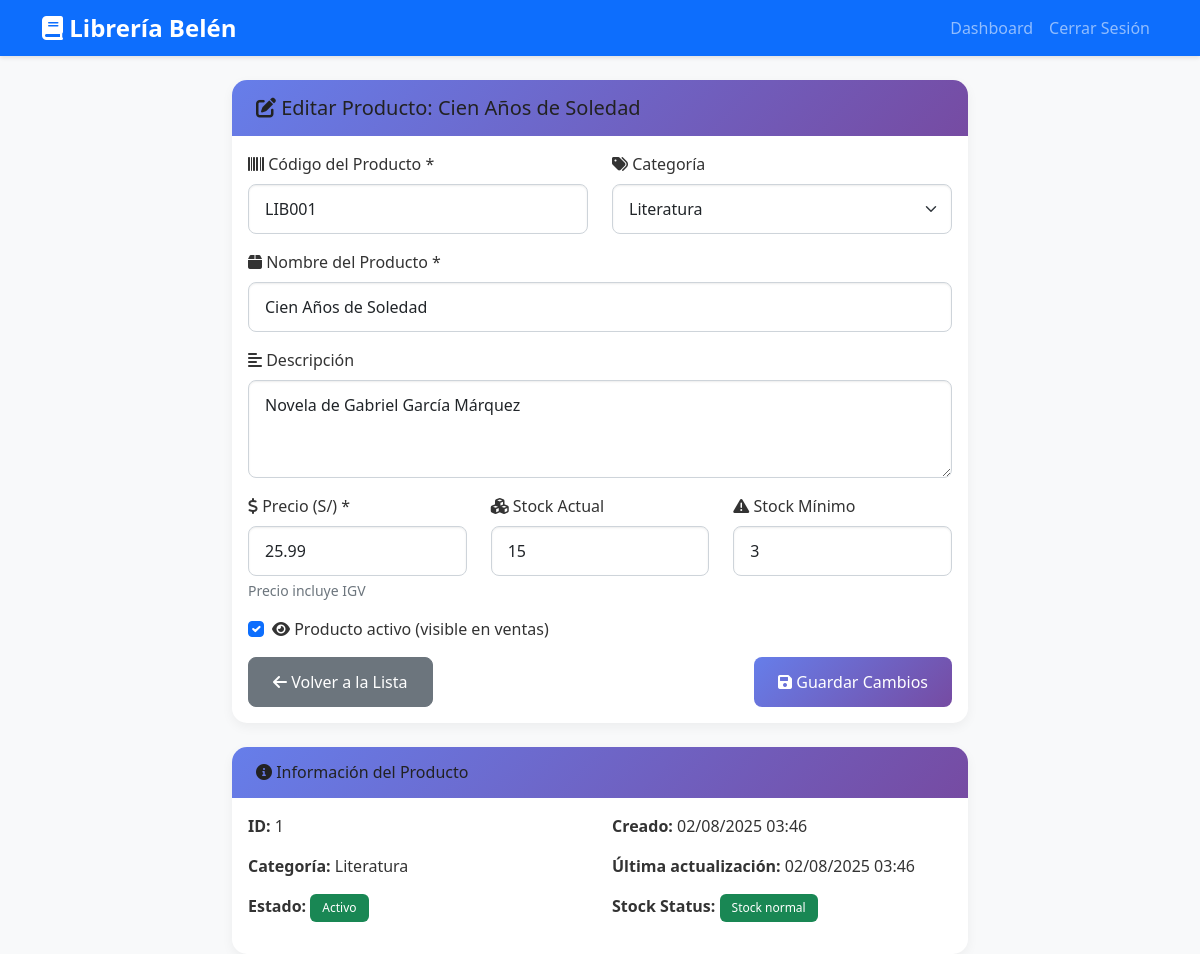
/productos/editar_producto.php?id=1 (signed in), run on the app's committed database.
### tables this page shows
CREATE TABLE productos (
    id INT AUTO_INCREMENT PRIMARY KEY,
    codigo VARCHAR(50) UNIQUE NOT NULL,
    nombre VARCHAR(200) NOT NULL,
    descripcion TEXT,
    categoria_id INT,
    precio DECIMAL(10,2) NOT NULL,
    stock INT DEFAULT 0,
    stock_minimo INT DEFAULT 5,
    activo BOOLEAN DEFAULT TRUE,
    fecha_creacion TIMESTAMP DEFAULT CURRENT_TIMESTAMP,
    fecha_actualizacion TIMESTAMP DEFAULT CURRENT_TIMESTAMP ON UPDATE CURRENT_TIMESTAMP,
    FOREIGN KEY (categoria_id) REFERENCES categorias(id) ON DELETE SET NULL,
    INDEX idx_codigo (codigo),
    INDEX idx_nombre (nombre),
    INDEX idx_categoria (categoria_id)
);

CREATE TABLE categorias (
    id INT AUTO_INCREMENT PRIMARY KEY,
    nombre VARCHAR(100) NOT NULL,
    descripcion TEXT,
    activo BOOLEAN DEFAULT TRUE,
    fecha_creacion TIMESTAMP DEFAULT CURRENT_TIMESTAMP,
    fecha_actualizacion TIMESTAMP DEFAULT CURRENT_TIMESTAMP ON UPDATE CURRENT_TIMESTAMP
);

### productos/editar_producto.php (the view, shortened to what this page needs)
<?php
$pdo = getConnection();
$producto_id = isset($_GET['id']) ? (int)$_GET['id'] : 0;
$stmt = $pdo->prepare("
    SELECT p.*, c.nombre as categoria_nombre
    FROM productos p
    LEFT JOIN categorias c ON p.categoria_id = c.id
    WHERE p.id = ?
");
$stmt->execute([$producto_id]);
$producto = $stmt->fetch();
$stmt = $pdo->query("SELECT id, nombre FROM categorias WHERE activo = 1 ORDER BY nombre");
$categorias = $stmt->fetchAll();
?>
<!DOCTYPE html>
<html lang="es">
<head>
    <link href="https://cdn.jsdelivr.net/npm/bootstrap@5.1.3/dist/css/bootstrap.min.css" rel="stylesheet">
    <link href="https://cdnjs.cloudflare.com/ajax/libs/font-awesome/6.0.0/css/all.min.css" rel="stylesheet">
    <link href="../assets/css/style.css" rel="stylesheet">
</head>
<body>
    <nav class="navbar navbar-expand-lg navbar-dark bg-primary">
        <div class="container">
            <a class="navbar-brand" href="../index.php">
                <i class="fas fa-book"></i> Librería Belén
            </a>
            <div class="navbar-nav ms-auto">
                <a class="nav-link" href="../index.php">Dashboard</a>
                <a class="nav-link" href="../logout.php">Cerrar Sesión</a>
            </div>
        </div>
    </nav>
    <div class="container mt-4">
        <div class="row justify-content-center">
            <div class="col-md-8">
                <div class="card">
                    <div class="card-header">
                        <h5 class="mb-0">
                            <i class="fas fa-edit"></i> Editar Producto: <?php echo htmlspecialchars($producto['nombre']); ?>
                        </h5>
                    </div>
                    <div class="card-body">
                        <form method="POST" action="">
                            <div class="row">
                                <div class="col-md-6">
                                    <div class="mb-3">
                                        <label for="codigo" class="form-label">
                                            <i class="fas fa-barcode"></i> Código del Producto *
                                        </label>
                                        <input type="text"
                                               class="form-control"
                                               id="codigo"
                                               name="codigo"
                                               value="<?php echo htmlspecialchars($producto['codigo']); ?>"
                                               required>
                                    </div>
                                </div>
                                <div class="col-md-6">
                                    <div class="mb-3">
                                        <label for="categoria_id" class="form-label">
                                            <i class="fas fa-tags"></i> Categoría
                                        </label>
                                        <select class="form-select" id="categoria_id" name="categoria_id">
                                            <?php foreach ($categorias as $categoria): ?>
                                                <option value="<?php echo $categoria['id']; ?>"
                                                        <?php echo ($categoria['id'] == $producto['categoria_id']) ? 'selected' : ''; ?>>
                                                    <?php echo htmlspecialchars($categoria['nombre']); ?>
                                                </option>
                                            <?php endforeach; ?>
                                        </select>
                                    </div>
                                </div>
                            </div>
                            <div class="mb-3">
                                <label for="nombre" class="form-label">
                                    <i class="fas fa-box"></i> Nombre del Producto *
                                </label>
                                <input type="text"
                                       class="form-control"
                                       id="nombre"
                                       name="nombre"
                                       value="<?php echo htmlspecialchars($producto['nombre']); ?>"
                                       required>
                            </div>
                            <div class="mb-3">
                                <label for="descripcion" class="form-label">
                                    <i class="fas fa-align-left"></i> Descripción
                                </label>
                                <textarea class="form-control"
                                          id="descripcion"
                                          name="descripcion"
                                          rows="3"><?php echo htmlspecialchars($producto['descripcion']); ?></textarea>
                            </div>
                            <div class="row">
                                <div class="col-md-4">
                                    <div class="mb-3">
                                        <label for="precio" class="form-label">
                                            <i class="fas fa-dollar-sign"></i> Precio (S/) *
                                        </label>
                                        <input type="number"
                                               class="form-control"
                                               id="precio"
                                               name="precio"
                                               value="<?php echo $producto['precio']; ?>"
                                               step="0.01"
                                               min="0.01"
                                               required>
                                        <div class="form-text">Precio incluye IGV</div>
                                    </div>
                                </div>
                                <div class="col-md-4">
                                    <div class="mb-3">
                                        <label for="stock" class="form-label">
                                            <i class="fas fa-cubes"></i> Stock Actual
                                        </label>
                                        <input type="number"
                                               class="form-control"
                                               id="stock"
                                               name="stock"
                                               value="<?php echo $producto['stock']; ?>"
                                               min="0">
                                    </div>
                                </div>
                                <div class="col-md-4">
                                    <div class="mb-3">
                                        <label for="stock_minimo" class="form-label">
                                            <i class="fas fa-exclamation-triangle"></i> Stock Mínimo
                                        </label>
                                        <input type="number"
                                               class="form-control"
                                               id="stock_minimo"
                                               name="stock_minimo"
                                               value="<?php echo $producto['stock_minimo']; ?>"
                                               min="0">
                                    </div>
                                </div>
                            </div>
                            <div class="mb-3">
                                <div class="form-check">
                                    <input class="form-check-input"
                                           type="checkbox"
                                           id="activo"
                                           name="activo"
                                           <?php echo $producto['activo'] ? 'checked' : ''; ?>>
                                    <label class="form-check-label" for="activo">
                                        <i class="fas fa-eye"></i> Producto activo (visible en ventas)
                                    </label>
                                </div>
                            </div>
                            <div class="d-flex justify-content-between">
                                <a href="lista_productos.php" class="btn btn-secondary">
                                    <i class="fas fa-arrow-left"></i> Volver a la Lista
                                </a>
                                <button type="submit" class="btn btn-primary">
                                    <i class="fas fa-save"></i> Guardar Cambios
                                </button>
                            </div>
                        </form>
                    </div>
                </div>
                <div class="card mt-4">
                    <div class="card-header">
                        <h6 class="mb-0"><i class="fas fa-info-circle"></i> Información del Producto</h6>
                    </div>
                    <div class="card-body">
                        <div class="row">
                            <div class="col-md-6">
                                <p><strong>ID:</strong> <?php echo $producto['id']; ?></p>
                                <p><strong>Categoría:</strong> <?php echo $producto['categoria_nombre'] ?: 'Sin categoría'; ?></p>
                                <p><strong>Estado:</strong>
                                    <span class="badge <?php echo $producto['activo'] ? 'bg-success' : 'bg-secondary'; ?>">
                                        <?php echo $producto['activo'] ? 'Activo' : 'Inactivo'; ?>
                                    </span>
                                </p>
                            </div>
                            <div class="col-md-6">
                                <p><strong>Creado:</strong> <?php echo date('d/m/Y H:i', strtotime($producto['fecha_creacion'])); ?></p>
                                <?php if ($producto['fecha_actualizacion']): ?>
                                <p><strong>Última actualización:</strong> <?php echo date('d/m/Y H:i', strtotime($producto['fecha_actualizacion'])); ?></p>
                                <?php endif; ?>
                                <p><strong>Stock Status:</strong>
                                    <?php if ($producto['stock'] <= 0): ?>
                                        <span class="badge bg-danger">Sin stock</span>
                                    <?php elseif ($producto['stock'] <= $producto['stock_minimo']): ?>
                                        <span class="badge bg-warning">Stock bajo</span>
                                    <?php else: ?>
                                        <span class="badge bg-success">Stock normal</span>
                                    <?php endif; ?>
                                </p>
                            </div>
                        </div>
                    </div>
                </div>
            </div>
        </div>
    </div>
</body>
</html>

### assets/css/style.css (style rules this page uses)
:root { --primary-color: #667eea; --secondary-color: #764ba2; --success-color: #28a745; --danger-color: #dc3545; --warning-color: #ffc107; --info-color: #17a2b8; --light-color: #f8f9fa; --dark-color: #343a40; }
body { font-family: 'Segoe UI', Tahoma, Geneva, Verdana, sans-serif; background-color: #f8f9fa; padding-top: 56px; color: #333; }
h1, h2, h3, h4, h5, h6 { color: #222; margin-bottom: 1rem; }
a { color: var(--primary-color); text-decoration: none; }
.navbar { position: fixed; top: 0; left: 0; right: 0; z-index: 1030; height: 56px; }
.card { border: none; border-radius: 15px; box-shadow: 0 0.25rem 0.75rem rgba(0, 0, 0, 0.05); transition: all 0.3s ease; }
.card-header { background: linear-gradient(135deg, var(--primary-color) 0%, var(--secondary-color) 100%); color: white; border-radius: 15px 15px 0 0 !important; border: none; padding: 1rem 1.5rem; font-size: 1.25rem; font-weight: 600; }
.btn { border-radius: 8px; font-weight: 500; padding: 0.75rem 1.5rem; transition: all 0.3s ease; font-size: 1rem; }
.btn-primary { background: linear-gradient(135deg, var(--primary-color) 0%, var(--secondary-color) 100%); border: none; }
.form-control { border-radius: 8px; border: 1px solid #ced4da; padding: 0.75rem 1rem; transition: all 0.3s ease; box-shadow: inset 0 1px 2px rgba(0, 0, 0, 0.075); }
.form-select { border-radius: 8px; border: 1px solid #ced4da; padding: 0.75rem 1rem; transition: all 0.3s ease; box-shadow: inset 0 1px 2px rgba(0, 0, 0, 0.075); }
.badge { border-radius: 6px; font-weight: 500; padding: 0.5rem 0.75rem; }
.mt-4 { margin-top: 1.5rem !important; }
.mb-3 { margin-bottom: 1rem !important; }
.navbar { box-shadow: 0 2px 4px rgba(0, 0, 0, 0.1); }
.navbar-brand { font-weight: 700; font-size: 1.5rem; }

### data on the page
productos: nombre "Cien Años de Soledad", codigo "LIB001", categoria_id "Literatura", descripcion "Novela de Gabriel García Márquez", precio "25.99", stock "15", stock_minimo "3", activo "☑", id "1", categoria.nombre "Literatura", fecha_creacion "02/08/2025 03:46", fecha_actualizacion "02/08/2025 03:46"
